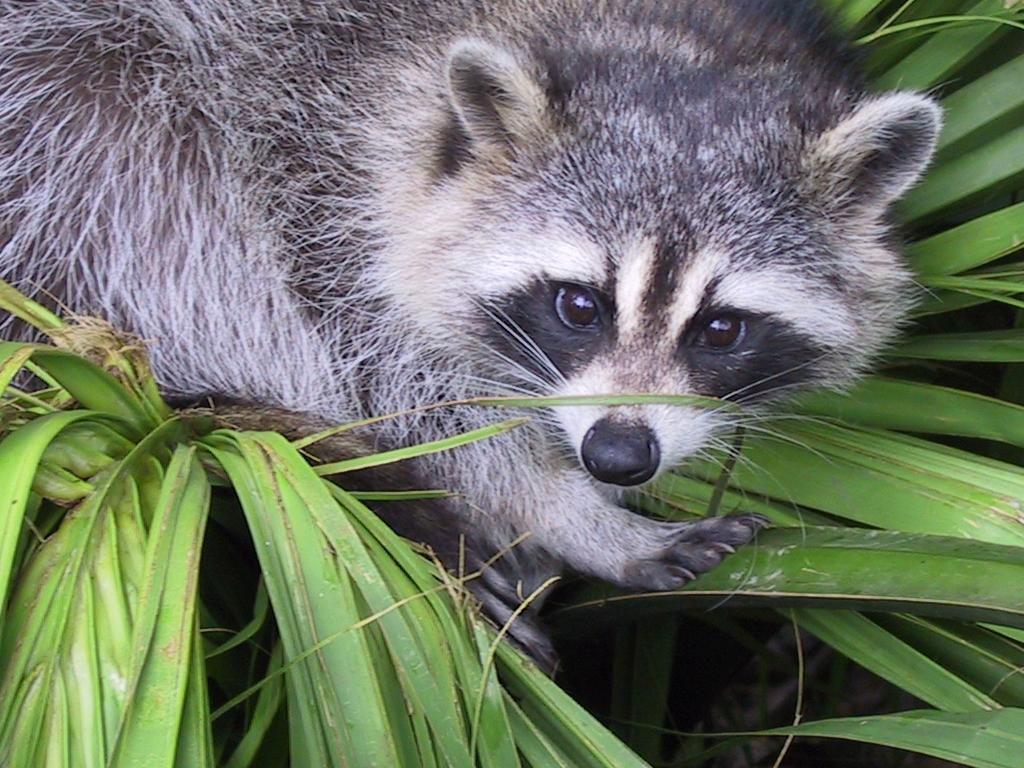
#> input picture 01_array/ex04/animal.jpeg, 1024 x 768 px
$ python rotate.py
#> lines starting #> are read from the running program, lines starting #| are printed output that depends on the picture
### 01_array/ex05/load_image.py
import os
import numpy as np
from PIL import Image


def ft_load(path: str) -> str:
    """
    This function loads an image and prints
    its format and its pixels content in RGB format.
    """
#> called with path = 'animal.jpeg'
    try:
        img = []
        assert isinstance(path, str), "AssertionError: path is not a string"
        assert path, "AssertionError: path is empty"
        assert os.path.exists(path), "AssertionError: path does not exist"
        assert path.endswith('.jpg') or path.endswith('.jpeg'), \
            "AssertionError: path is not a valid image"

        image = Image.open(path)
#> image is the input picture: PIL image 1024x768 RGB; mean R, G, B 110.7, 117.7, 102.1
        img = np.array(image)
        print(f"The shape of image is : {img.shape}")
#| The shape of image is : (768, 1024, 3)

        return img

    except AssertionError as e:
        print(e)
        img = "Returning an error message"
        return img

### 01_array/ex04/rotate.py
from load_image import ft_load
import numpy as np
import matplotlib.pyplot as plt


def main():
    """
    This is the main function of the program.
    The program will load an image from a file,
    then make a zoom using a slicing method, turning
    it to gray color, transposes it and will display it.
    """
    try:
        path = "animal.jpeg"
        img = ft_load(path)
        if img is None:
            raise FileNotFoundError("File not found.")

        print(img)
#> (printed output is left out)

        new_img = img[200:600, 400:800]
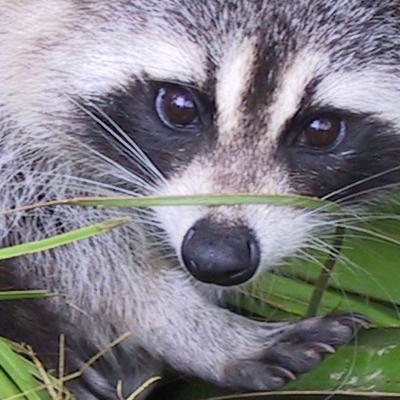
#> new_img: shape (400, 400, 3); mean R, G, B 127.5, 126.2, 130.9
        new_img = np.array(list(zip(*new_img)))
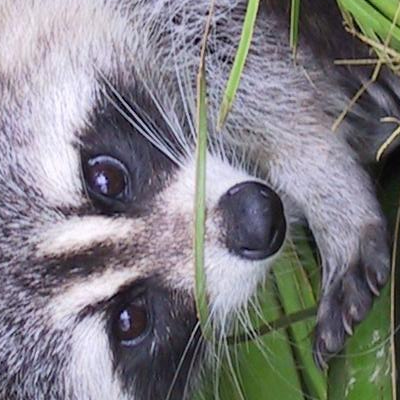
#> new_img: shape (400, 400, 3); mean R, G, B 127.5, 126.2, 130.9

        print(f"New shape after slicing: {new_img.shape}")
#| New shape after slicing: (400, 400, 3)
        print(np.array(new_img))
#> (printed output is left out)
        plt.imshow(new_img, cmap='gray')
        plt.axis('on')
        plt.show()

    except FileNotFoundError as e:
        print(f"{e}")
        exit(1)


if __name__ == "__main__":
    main()
